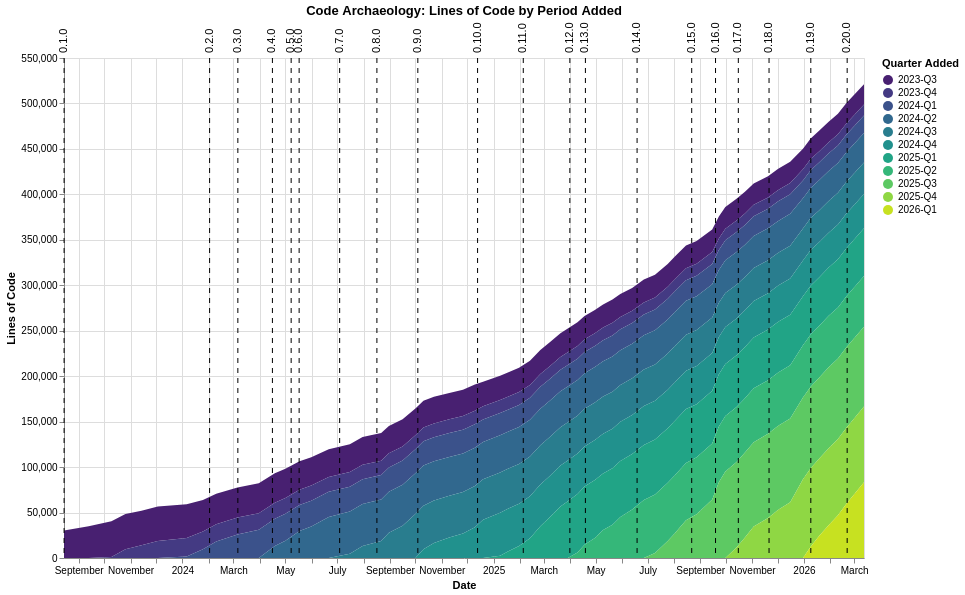

The Vega-Lite source for this figure:
### Vega-Lite specification from a JSON file in a GitHub repository (floating-point values rounded to 4 significant figures; data arrays with more than 128 entries replaced by an {"elided": "..."} marker saying what was removed)
{"$schema": "https://vega.github.io/schema/vega-lite/v6.1.0.json", "config": {"view": {"continuousHeight": 300, "continuousWidth": 300}}, "datasets": {"data-766246d8f7aeda36748ca7d53ba45eb9": [{"datetime": "2023-08-14T21:24:37", "version": "0.1.0"}, {"datetime": "2024-02-02T00:26:06", "version": "0.2.0"}, {"datetime": "2024-03-06T05:42:22", "version": "0.3.0"}, {"datetime": "2024-04-15T21:06:19", "version": "0.4.0"}, {"datetime": "2024-05-07T21:59:27", "version": "0.5.0"}, {"datetime": "2024-05-17T07:11:08", "version": "0.6.0"}, {"datetime": "2024-07-03T22:42:49", "version": "0.7.0"}, {"datetime": "2024-08-16T17:50:46", "version": "0.8.0"}, {"datetime": "2024-10-03T21:00:41", "version": "0.9.0"}, {"datetime": "2024-12-13T03:28:20", "version": "0.10.0"}, {"datetime": "2025-02-04T21:10:42", "version": "0.11.0"}, {"datetime": "2025-03-31T15:42:59", "version": "0.12.0"}, {"datetime": "2025-04-18T22:42:28", "version": "0.13.0"}, {"datetime": "2025-06-18T17:14:39", "version": "0.14.0"}, {"datetime": "2025-08-21T23:05:44", "version": "0.15.0"}, {"datetime": "2025-09-18T23:18:10", "version": "0.16.0"}, {"datetime": "2025-10-15T18:40:34", "version": "0.17.0"}, {"datetime": "2025-11-20T21:41:07", "version": "0.18.0"}, {"datetime": "2026-01-09T00:22:01", "version": "0.19.0"}, {"datetime": "2026-02-20T18:29:44", "version": "0.20.0"}], "data-c4ef3d56b5dd92293beb16ab5b7e0d8d": {"elided": "439 records"}}, "height": 500, "layer": [{"data": {"name": "data-c4ef3d56b5dd92293beb16ab5b7e0d8d"}, "encoding": {"color": {"field": "period", "scale": {"scheme": "viridis"}, "title": "Quarter Added", "type": "ordinal"}, "order": {"field": "period", "sort": "descending", "type": "ordinal"}, "tooltip": [{"field": "commit_date", "type": "temporal"}, {"field": "period", "type": "ordinal"}, {"field": "line_count", "type": "quantitative"}], "x": {"field": "commit_date", "title": "Date", "type": "temporal"}, "y": {"field": "line_count", "title": "Lines of Code", "type": "quantitative"}}, "mark": {"type": "area"}}, {"data": {"name": "data-766246d8f7aeda36748ca7d53ba45eb9"}, "encoding": {"tooltip": [{"field": "version", "type": "nominal"}, {"field": "datetime", "type": "temporal"}], "x": {"field": "datetime", "title": "Date", "type": "temporal"}}, "mark": {"strokeDash": [5, 5], "type": "rule"}}, {"data": {"name": "data-766246d8f7aeda36748ca7d53ba45eb9"}, "encoding": {"text": {"field": "version", "type": "nominal"}, "x": {"field": "datetime", "type": "temporal"}, "y": {"value": 10}}, "mark": {"align": "left", "angle": 270, "dx": 15, "dy": 0, "type": "text"}}], "title": "Code Archaeology: Lines of Code by Period Added", "width": 800}
